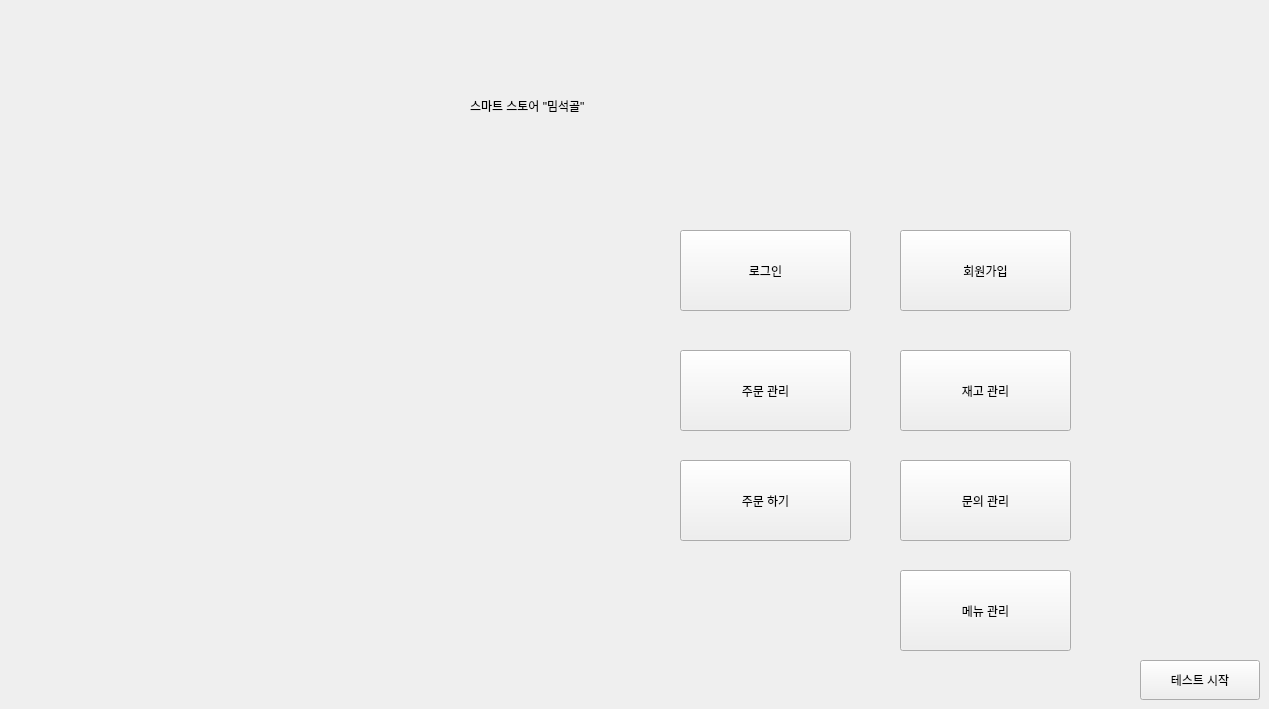
   <widget class="QWidget" name="page">
    <widget class="QLabel" name="label">
     <property name="geometry">
      <rect>
       <x>470</x>
       <y>50</y>
       <width>401</width>
       <height>111</height>
      </rect>
     </property>
     <property name="styleSheet">
      <string notr="true">font: 75 26pt &quot;Arial&quot;;</string>
     </property>
     <property name="text">
      <string>스마트 스토어 &quot;밈석골&quot;</string>
     </property>
    </widget>
    <widget class="QLabel" name="label_2">
     <property name="geometry">
      <rect>
       <x>60</x>
       <y>160</y>
       <width>371</width>
       <height>491</height>
      </rect>
     </property>
     <property name="styleSheet">
      <string notr="true">border-image:url(&quot;C:/Users/aaaa/Desktop/7번재 프로젝트 스마트 스토어 만들기/밈석골 돼지국밥.jpg&quot;)</string>
     </property>
     <property name="text">
      <string/>
     </property>
    </widget>
    <widget class="QPushButton" name="order_manage">
     <property name="geometry">
      <rect>
       <x>680</x>
       <y>350</y>
       <width>171</width>
       <height>81</height>
      </rect>
     </property>
     <property name="text">
      <string>주문 관리</string>
     </property>
    </widget>
    <widget class="QPushButton" name="inventory_manage">
     <property name="geometry">
      <rect>
       <x>900</x>
       <y>350</y>
       <width>171</width>
       <height>81</height>
      </rect>
     </property>
     <property name="text">
      <string>재고 관리</string>
     </property>
    </widget>
    <widget class="QPushButton" name="login_btn">
     <property name="geometry">
      <rect>
       <x>680</x>
       <y>230</y>
       <width>171</width>
       <height>81</height>
      </rect>
     </property>
     <property name="text">
      <string>로그인</string>
     </property>
    </widget>
    <widget class="QPushButton" name="join_btn">
     <property name="geometry">
      <rect>
       <x>900</x>
       <y>230</y>
       <width>171</width>
       <height>81</height>
      </rect>
     </property>
     <property name="text">
      <string>회원가입</string>
     </property>
    </widget>
    <widget class="QPushButton" name="order">
     <property name="geometry">
      <rect>
       <x>680</x>
       <y>460</y>
       <width>171</width>
       <height>81</height>
      </rect>
     </property>
     <property name="text">
      <string>주문 하기</string>
     </property>
    </widget>
    <widget class="QLabel" name="label_16">
     <property name="geometry">
      <rect>
       <x>850</x>
       <y>330</y>
       <width>31</width>
       <height>41</height>
      </rect>
     </property>
     <property name="styleSheet">
      <string notr="true">font: 75 20pt &quot;Arial&quot;;
</string>
     </property>
     <property name="text">
      <string/>
     </property>
    </widget>
    <widget class="QLabel" name="userId">
     <property name="geometry">
      <rect>
       <x>960</x>
       <y>50</y>
       <width>160</width>
       <height>40</height>
      </rect>
     </property>
     <property name="font">
      <font>
       <pointsize>20</pointsize>
       <weight>75</weight>
       <bold>true</bold>
      </font>
     </property>
     <property name="text">
      <string/>
     </property>
    </widget>
    <widget class="QPushButton" name="quest_btn">
     <property name="geometry">
      <rect>
       <x>900</x>
       <y>460</y>
       <width>171</width>
       <height>81</height>
      </rect>
     </property>
     <property name="text">
      <string>문의 관리</string>
     </property>
    </widget>
    <widget class="QPushButton" name="menu_btn">
     <property name="geometry">
      <rect>
       <x>900</x>
       <y>570</y>
       <width>171</width>
       <height>81</height>
      </rect>
     </property>
     <property name="text">
      <string>메뉴 관리</string>
     </property>
    </widget>
    <widget class="QPushButton" name="test_btn">
     <property name="geometry">
      <rect>
       <x>1140</x>
       <y>660</y>
       <width>120</width>
       <height>40</height>
      </rect>
     </property>
     <property name="text">
      <string>테스트 시작</string>
     </property>
    </widget>
   </widget>
